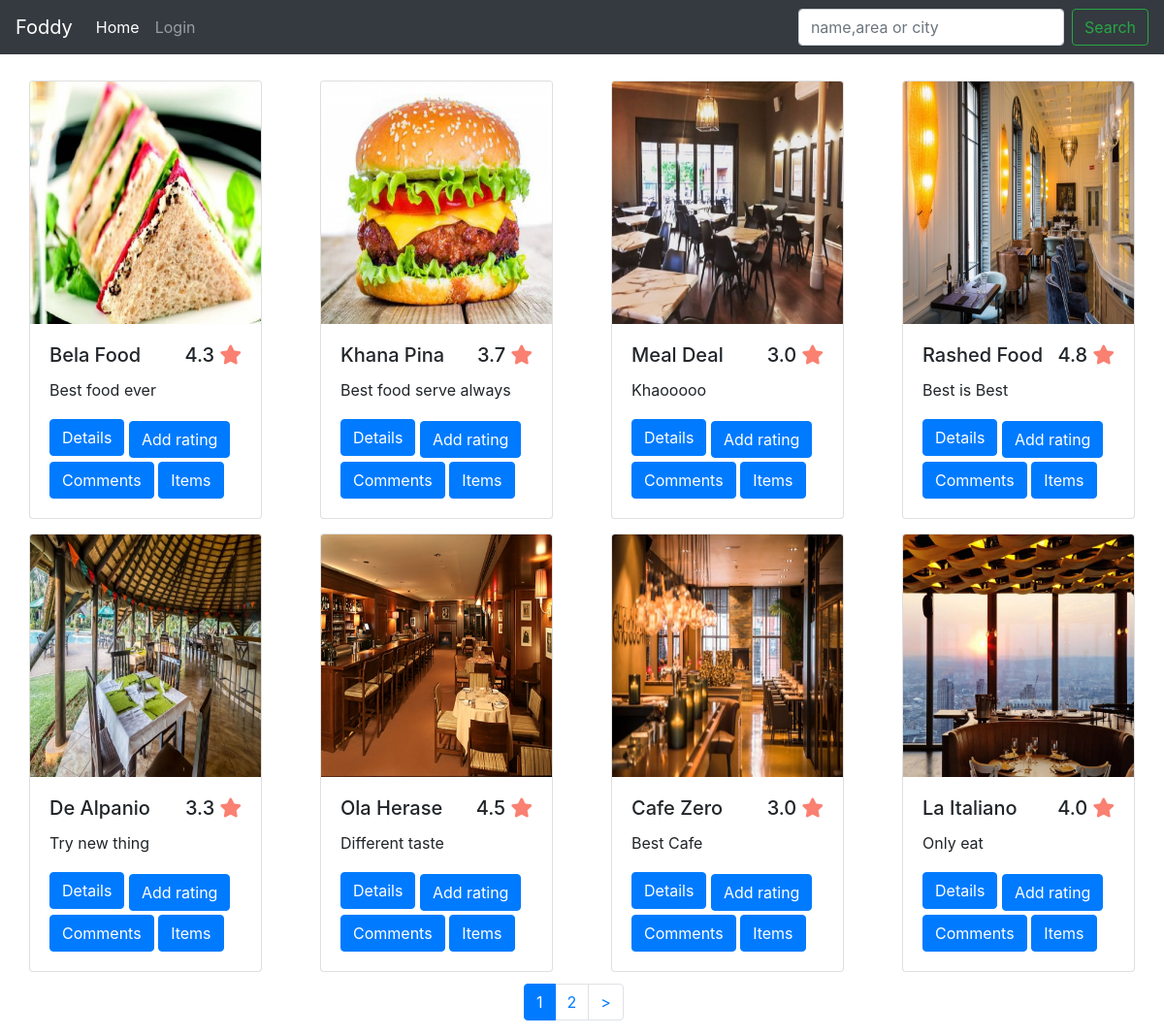
The app's page /Restaurant/show_restaurant with its own data.
### tables this page shows
CREATE TABLE `addrestaurant` (
  `id` int(11) NOT NULL,
  `username` varchar(30) NOT NULL,
  `resname` varchar(30) NOT NULL,
  `resadd` varchar(30) NOT NULL,
  `rescity` varchar(30) NOT NULL,
  `restag` varchar(30) DEFAULT NULL,
  `items` varchar(500) NOT NULL
);

CREATE TABLE `restaurantimage` (
  `id` int(11) NOT NULL,
  `username` varchar(30) NOT NULL,
  `name` varchar(100) NOT NULL
);

### index.php (called while the page is built, shortened)
<?php
require_once BASEPATH.'core/CodeIgniter.php';

### application/models/RestaurantDB.php (called while the page is built, shortened)
<?php
class RestaurantDB extends CI_Model {
  public function fetch_restaurant($limit,$start){
    $this->db->select('r.*, p.name')
                 ->from('addrestaurant r')
                 ->join('restaurantimage p', 'p.username=r.username')
                 ->order_by('id', 'DESC')
                 ->limit($limit,$start);
    $result = $this->db->get();
    return $result;
  }
}

### application/views/dash.php (the view, shortened to what this page needs)
<!DOCTYPE html>
<html lang="en">
<head>
  <link rel="stylesheet" href="https://maxcdn.bootstrapcdn.com/bootstrap/4.3.1/css/bootstrap.min.css">
  <link rel='stylesheet' href='https://use.fontawesome.com/releases/v5.7.0/css/all.css'>
</head>
<body>
   <nav class="navbar navbar-expand-lg navbar-dark  bg-dark">
  <a class="navbar-brand" href="<?php echo base_url(); ?>">Foddy</a>
  <div class="collapse navbar-collapse" id="navbarTogglerDemo02">
    <ul class="navbar-nav mr-auto mt-2 mt-lg-0">
      <li class="nav-item active">
        <a class="nav-link" href="<?php echo base_url(); ?>">Home <span class="sr-only">(current)</span></a>
      </li>
      <li class="nav-item">
        <a class="nav-link" href="<?php echo base_url('Welcome/login'); ?>">Login</a>
      </li>
    </ul>
    <form class="form-inline my-2 my-lg-0" method="post" action="<?php echo base_url('Restaurant/unauth_restaurant_search'); ?>">
      <input class="form-control mr-sm-2" type="search" placeholder="name,area or city" name="search">
      <button class="btn btn-outline-success my-2 my-sm-0" type="submit">Search</button>
    </form>
  </div>
</nav>
<div class="container-fluid" style="margin-top: 1%;">
  <div class="card-deck" id="cad">
    <?php
     foreach ($rdata->result() as $row) {
      $conn = mysqli_connect("localhost","root","","restaurant")
       or die("Could Not Connect With Database");
        $tql = "select s.id, cast(AVG(rating )as decimal(10,1)) FROM addrating,addrestaurant s  WHERE s.id=resid AND s.id='$row->id' " ;
   $tim = mysqli_query($conn,$tql);
            while ($tes = mysqli_fetch_array($tim)) {
       ?>
         <div class="col-lg-3 col-md-6 col-12" style="margin-top: 15px !important;">
       <div class="card" style="">
      <img class="card-img-top" style="height: 250px;" src="<?php echo base_url();?>upload/<?php echo $row->name;?>">
      <div class="card-body">
      <h5 class="card-title"><?php echo $row->resname; ?><span style="float: right;"><?php echo $tes['cast(AVG(rating )as decimal(10,1))']; ?> <i style="color: salmon;" class='fas fa-star'></i></span></h5>
      <p class="card-text"><?php echo $row->restag; ?></p>
<button type="button" class="btn1 btn btn-primary" data-toggle="modal" data-target="#exampleModalCenter">
  Details
</button>
<button type="button" class="btn2 btn btn-primary" data-toggle="modal" data-target="#exampleModalCenter1">
  Add rating
</button>
<a class="btn3 btn btn-primary" href="<?php echo base_url('Welcome/login'); ?>">Comments</a>
<button type="button" class="btn4 btn btn-primary" data-toggle="modal" data-target="#exampleModalCenter5<?php echo $row->id; ?>">
  Items
</button>
  </div>
  </div>
  </div>
       <?php
     }
}
  ?>
</div>
</div>
<div class="pagination" style="margin-left: 45%; margin-top: 1%;">
 <?php echo $this->pagination->create_links(); ?>
  </div>
</body>
</html>

### application/controllers/Restaurant.php (shortened to what this page needs)
<?php
class Restaurant extends CI_Controller {
	    public function show_restaurant()
	{
          $this->load->library('pagination');
            $config['per_page'] = 8;
            $config['full_tag_open']  = '<div class="pagging text-center"><nav><ul class="pagination">';
            $config['full_tag_close']   = '</ul></nav></div>';
            $config['num_tag_open']     = '<li class="page-item"><span class="page-link">';
            $config['num_tag_close']    = '</span></li>';
            $config['cur_tag_open']     = '<li class="page-item active"><span class="page-link">';
            $config['cur_tag_close']    = '<span class="sr-only">(current)</span></span></li>';
            $config['next_tag_open']    = '<li class="page-item"><span class="page-link">';
            $page = ($this->uri->segment(3)) ? $this->uri->segment(3) : 0;
        $this->load->model('RestaurantDB');
        $data['rdata'] = $this->RestaurantDB->fetch_restaurant($config["per_page"], $page);
        $data['udata'] = $this->RestaurantDB->fetch_restaurant($config["per_page"], $page);
        $this->load->view('dash',$data);
	}
}

### application/views/dash.php (style rules this page uses)
@media only screen and (min-width: 1024px) { .btn2 { font-size: 16px; margin-top: 4px; } }
@media only screen and (min-width: 1024px) { .btn3 { font-size: 16px; margin-top: 4px; } }
@media only screen and (min-width: 1024px) { .btn4 { font-size: 16px; margin-top: 4px; } }

### records on screen
addrestaurant: restaurantimage.name (picture), resname "Bela Food", cast "4.3", restag "Best food ever"
addrestaurant: restaurantimage.name (picture), resname "Khana Pina", cast "3.7", restag "Best food serve always"
addrestaurant: restaurantimage.name (picture), resname "Meal Deal", cast "3.0", restag "Khaooooo"
addrestaurant: restaurantimage.name (picture), resname "Rashed Food", cast "4.8", restag "Best is Best"
addrestaurant: restaurantimage.name (picture), resname "De Alpanio", cast "3.3", restag "Try new thing"
addrestaurant: restaurantimage.name (picture), resname "Ola Herase", cast "4.5", restag "Different taste"
addrestaurant: restaurantimage.name (picture), resname "Cafe Zero", cast "3.0", restag "Best Cafe"
addrestaurant: restaurantimage.name (picture), resname "La Italiano", cast "4.0", restag "Only eat"

### other values on screen
$this->pagination->create_links() "1 2 >"
